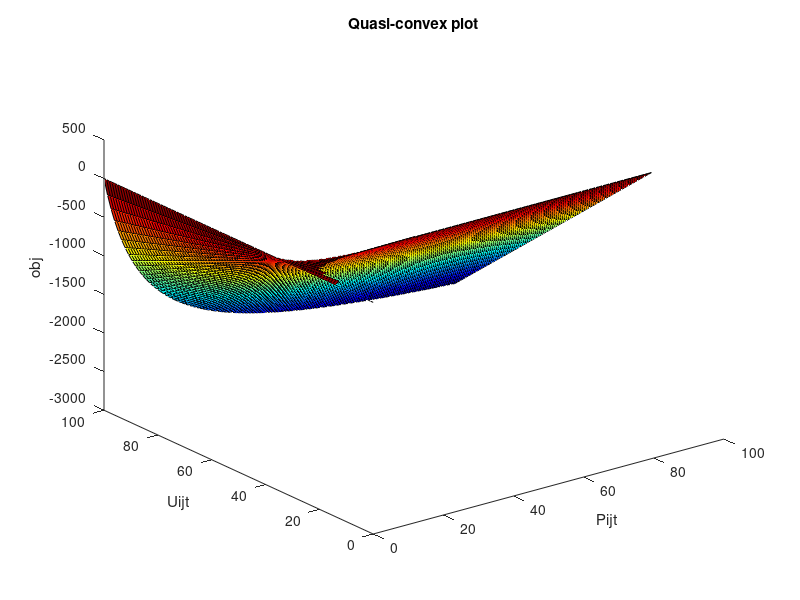

Write the MATLAB code that produced this figure.
% upper constr not included
% Pijt=Uijt=0~100
xi = 0:1:100; 
yi = 0:1:100;
% a=b=m=n=T=1,cijt=10,dijt=100
a=1;
b=1;
m=1;
n=1;
T=40;
cijt=10;
dijt=100;

[x,y]=meshgrid(xi,yi);

%./ is for division, .* for multiply(k=0)
z=(x.*(b.*dijt+cijt.*dijt.*m-n.*T.*y))./(a+b+m.*(cijt+x));


%constraints for Uijt <=dijt
idx=(b*dijt+cijt*dijt*m-(a+b+m*(cijt+x))*dijt)./(n*T)-y>0; %idx points not plot
x(idx)=nan;
y(idx)=nan;
z(idx)=nan;

%plot and see whether quasi-convex
%K=-44;
K=44;
idz=z>=K; %if z<K for any constant K is convex, then z is quasi-convex;idz points not plot
x(idz)=nan;
y(idz)=nan;
z(idz)=nan;

% plot 
surf(x,y,z); 
colormap(jet);

xlabel('Pijt');ylabel('Uijt');zlabel('obj');grid;
title('Quasi-convex plot');